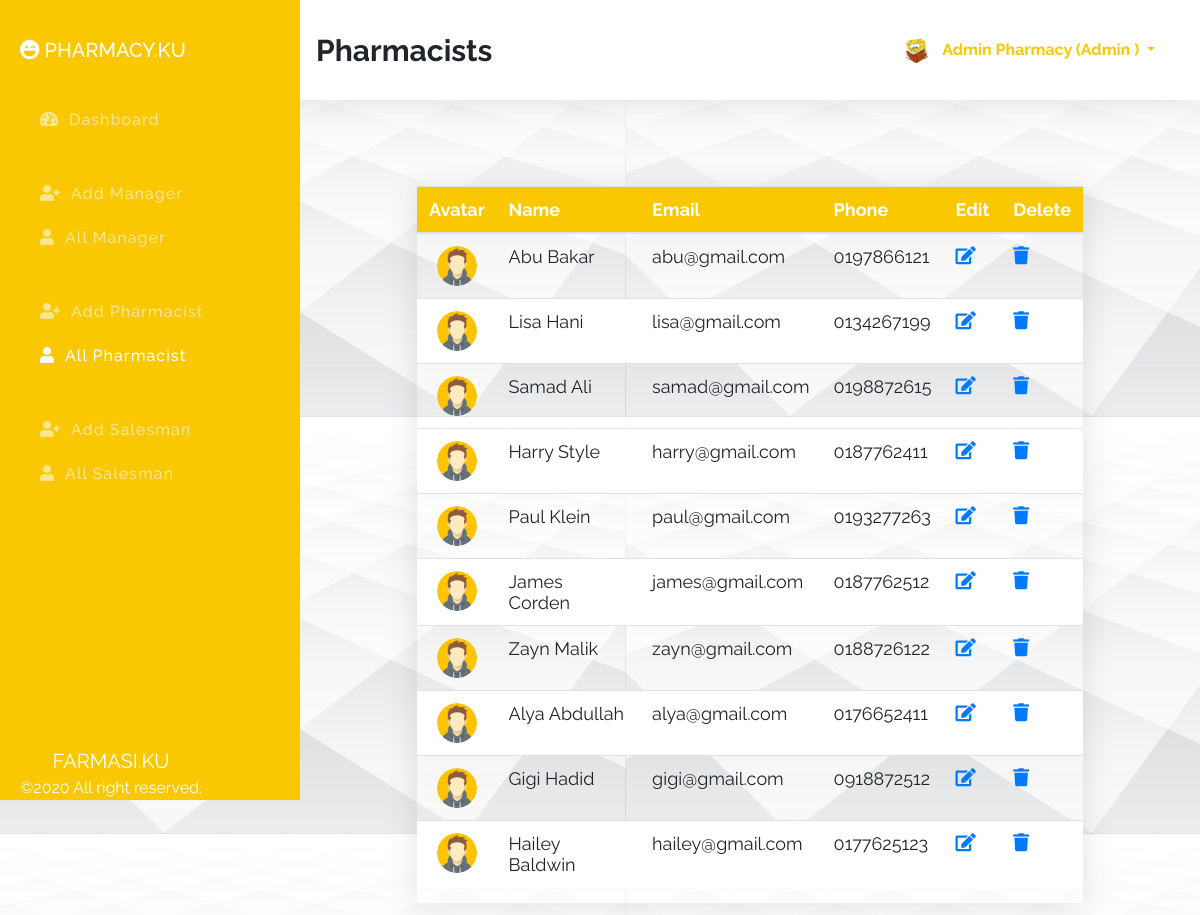
Page /index.php?id=allPharmacist (signed in) on the committed database.
### tables this page shows
CREATE TABLE `pharmacists` (
  `id` int(11) NOT NULL,
  `fname` varchar(100) NOT NULL,
  `lname` varchar(100) NOT NULL,
  `email` varchar(100) NOT NULL,
  `phone` varchar(100) NOT NULL,
  `password` varchar(100) NOT NULL,
  `role` varchar(100) NOT NULL DEFAULT 'pharmacist',
  `avatar` varchar(255) NOT NULL DEFAULT 'avatar.png'
);

### index.php (the view, shortened to what this page needs)
<?php
    $sessionId = $_SESSION['id'] ?? '';
    $sessionRole = $_SESSION['role'] ?? '';
    $connection = mysqli_connect( DB_HOST, DB_USER, DB_PASSWORD, DB_NAME );
    $id = $_REQUEST['id'] ?? 'dashboard';
    $action = $_REQUEST['action'] ?? '';
?>
<!DOCTYPE html>
<html lang="en">
<head>
    <link rel="stylesheet" href="assets/css/bootstrap.min.css">
    <link rel="stylesheet" href="assets/css/all.min.css">
    <link rel="stylesheet" href="assets/css/style.css">
</head>
<body background="try.jpg">
    <section class="topber">
        <div class="topber__title">
            <span class="topber__title--text">
                <?php
                    if ( 'dashboard' == $id ) {
                        echo "DashBoard";
                    } elseif ( 'addManager' == $id ) {
                        echo "Add Manager";
                    } elseif ( 'allManager' == $id ) {
                        echo "Managers";
                    } elseif ( 'addPharmacist' == $id ) {
                        echo "Add Pharmacist";
                    } elseif ( 'allPharmacist' == $id ) {
                        echo "Pharmacists";
                    } elseif ( 'addSalesman' == $id ) {
                        echo "Add Salesman";
                    } elseif ( 'allSalesman' == $id ) {
                        echo "Salesmans";
                    } elseif ( 'userProfile' == $id ) {
                        echo "Your Profile";
                    } elseif ( 'editManager' == $action ) {
                        echo "Edit Manager";
                    } elseif ( 'editPharmacist' == $action ) {
                        echo "Edit Pharmacist";
                    } elseif ( 'editSalesman' == $action ) {
                        echo "Edit Salesman";
                    }
                ?>
            </span>
        </div>
        <div class="topber__profile">
            <?php
                $query = "SELECT fname,lname,role,avatar FROM {$sessionRole}s WHERE id='$sessionId'";
                $result = mysqli_query( $connection, $query );
                if ( $data = mysqli_fetch_assoc( $result ) ) {
                    $fname = $data['fname'];
                    $lname = $data['lname'];
                    $role = $data['role'];
                    $avatar = $data['avatar'];
                ?>
                <img src="assets/img/<?php echo "$avatar"; ?>" height="25" width="25" class="rounded-circle" alt="profile">
                <div class="dropdown">
                    <button class="btn dropdown-toggle" type="button" id="dropdownMenuButton" data-toggle="dropdown" aria-haspopup="true" aria-expanded="false">
                    <?php
                        echo "$fname $lname (" . ucwords( $role ) . " )";
                        }
                    ?>
                    </button>
                </div>
        </div>
    </section>
    <section id="sideber" class="sideber">
        <ul class="sideber__ber">
            <h3 class="sideber__panel"><i id="left" class="fas fa-laugh-wink"></i> PHARMACY.KU</h3>
            <li id="left" class="sideber__item<?php if ( 'dashboard' == $id ) {
                                                  echo " active";
                                              }?>">
                <a href="index.php?id=dashboard"><i id="left" class="fas fa-tachometer-alt"></i>Dashboard</a>
            </li>
            <?php if ( 'admin' == $sessionRole ) {?>
                <li id="left" class="sideber__item sideber__item--modify<?php if ( 'addManager' == $id ) {
                                                                            echo " active";
                                                                        }?>">
                    <a href="index.php?id=addManager"><i id="left" class="fas fa-user-plus"></i></i>Add Manager</a>
                </li><?php }?>
            <li id="left" class="sideber__item<?php if ( 'allManager' == $id ) {
    echo " active";
}?>">
                <a href="index.php?id=allManager"><i id="left" class="fas fa-user"></i>All Manager</a>
            </li>
            <?php if ( 'admin' == $sessionRole || 'manager' == $sessionRole ) {?>
                <li id="left" class="sideber__item sideber__item--modify<?php if ( 'addPharmacist' == $id ) {
                                                                            echo " active";
                                                                        }?>">
                    <a href="index.php?id=addPharmacist"><i id="left" class="fas fa-user-plus"></i></i>Add
                        Pharmacist</a>
                </li><?php }?>
            <li id="left" class="sideber__item<?php if ( 'allPharmacist' == $id ) {
    echo " active";
}?>">
                <a href="index.php?id=allPharmacist"><i id="left" class="fas fa-user"></i>All Pharmacist</a>
            </li>
            <?php if ( 'admin' == $sessionRole || 'manager' == $sessionRole || 'pharmacist' == $sessionRole ) {?>
                <li id="left" class="sideber__item sideber__item--modify<?php if ( 'addSalesman' == $id ) {
                                                                            echo " active";
                                                                        }?>">
                    <a href="index.php?id=addSalesman"><i id="left" class="fas fa-user-plus"></i>Add Salesman</a>
                </li><?php }?>
            <li id="left" class="sideber__item<?php if ( 'allSalesman' == $id ) {
    echo " active";
}?>">
                <a href="index.php?id=allSalesman"><i id="left" class="fas fa-user"></i>All Salesman</a>
            </li>
        </ul>
        <footer class="text-center"><span>FARMASI.KU</span><br>©2020  All right reserved.</footer>
    </section>
    <section class="main">
        <div class="container">
            <div class="pharmacist">
                <?php if ( 'allPharmacist' == $id ) {?>
                    <div class="allPharmacist">
                        <div class="main__table">
                            <table class="table">
                                <thead>
                                    <tr>
                                        <th scope="col">Avatar</th>
                                        <th scope="col">Name</th>
                                        <th scope="col">Email</th>
                                        <th scope="col">Phone</th>
                                        <?php if ( 'admin' == $sessionRole || 'manager' == $sessionRole ) {?>
                                            <th scope="col">Edit</th>
                                            <th scope="col">Delete</th>
                                        <?php }?>
                                    </tr>
                                </thead>
                                <tbody>
                                    <?php
                                        $getPharmacist = "SELECT * FROM pharmacists";
                                            $result = mysqli_query( $connection, $getPharmacist );
                                        while ( $pharmacist = mysqli_fetch_assoc( $result ) ) {?>
                                        <tr>
                                            <td>
                                                <center><img class="rounded-circle" width="40" height="40" src="assets/img/<?php echo $pharmacist['avatar']; ?>" alt=""></center>
                                            </td>
                                            <td><?php printf( "%s %s", $pharmacist['fname'], $pharmacist['lname'] );?></td>
                                            <td><?php printf( "%s", $pharmacist['email'] );?></td>
                                            <td><?php printf( "%s", $pharmacist['phone'] );?></td>
                                            <?php if ( 'admin' == $sessionRole || 'manager' == $sessionRole ) {?>
                                                <td><?php printf( "<a href='index.php?action=editPharmacist&id=%s'><i class='fas fa-edit'></i></a>", $pharmacist['id'] )?></td>
                                                <td><?php printf( "<a class='delete' href='index.php?action=deletePharmacist&id=%s'><i class='fas fa-trash'></i></a>", $pharmacist['id'] )?></td>
                                            <?php }?>
                                        </tr>
                                    <?php }?>
                                </tbody>
                            </table>
                        </div>
                    </div>
                <?php }?>
            </div>
        </div>
    </section>
</body>
</html>

### assets/css/style.css (style rules this page uses)
*, *::before, *::after { margin: 0; padding: 0; -webkit-box-sizing: border-box; box-sizing: border-box; }
body { font-family: "Raleway", sans-serif; }
a { text-decoration: none !important; }
.topber { position: fixed; width: 100%; top: 0; left: 0; padding-left: 300px; right: 0; z-index: 999; -webkit-box-shadow: 0 0.15rem 1.75rem 0 rgba(58, 59, 69, 0.15); box-shadow: 0 0.15rem 1.75rem 0 rgba(58, 59, 69, 0.15); background-color: #fff; }
.topber__title { height: 12.5vh; float: left; display: -webkit-box; display: -ms-flexbox; display: flex; -webkit-box-orient: horizontal; -webkit-box-direction: normal; -ms-flex-direction: row; flex-direction: row; -webkit-box-align: center; -ms-flex-align: center; align-items: center; padding-left: 1rem; }
.topber__title--text { font-size: 30px; font-weight: bold; }
.topber__profile { height: 12.5vh; float: right; padding-right: 10px; display: -webkit-box; display: -ms-flexbox; display: flex; -webkit-box-orient: horizontal; -webkit-box-direction: normal; -ms-flex-direction: row; flex-direction: row; -webkit-box-align: center; -ms-flex-align: center; align-items: center; padding: 2rem; }
.topber__profile button { color: #F9C802; line-height: 10px; font-weight: bold; }
.sideber { position: fixed; top: 0; overflow-y: auto; left: 0; bottom: 0; width: 300px; height: 100vh; padding: 40px 20px 20px 20px; background-color: #f9c802; background-image: -webkit-gradient(linear, left top, left bottom, color-stop(10%, #F9C802), to(#F9C802)); background-image: linear-gradient(180deg, #F9C802 10%, #F9C802 100%); background-size: cover; -webkit-transition: left 0.5s ease; transition: left 0.5s ease; z-index: 999; }
.sideber__ber { list-style: none; }
.sideber__panel { font-size: 20px; color: #fff; line-height: 1.2rem; padding-bottom: 30px; }
.sideber__panel i { color: #fff; }
.sideber__item { padding: 10px; }
.sideber__item a { color: rgba(255, 255, 255, 0.55); font-size: 16px; letter-spacing: 1px; font-weight: 500; }
.sideber__item a i { color: rgba(255, 255, 255, 0.55); padding: 0 10px; }
.sideber__item:hover a, .sideber__item.active a, .sideber__item.active i, .sideber__item:hover i { color: #fff; -webkit-transition: 0.3s ease; transition: 0.3s ease; }
.sideber__item--modify { padding: 40px 10px 10px 10px; }
.sideber footer { position: absolute; bottom: 0; font-size: 16px; color: #fff; }
.sideber footer span { font-size: 20px; }
.main { margin-left: 300px; margin-top: 10vh; padding: 2rem; }
.main__table { margin: 50px 70px; -webkit-box-shadow: 0 0.15rem 1.75rem 0 rgba(58, 59, 69, 0.15); box-shadow: 0 0.15rem 1.75rem 0 rgba(58, 59, 69, 0.15); overflow-x: auto; }
.main__table .table { font-size: 18px; font-weight: 400; }
.main__table .table th { color: #ffffff; background: #F9C802; }
.main__table .table tr:nth-child(even) { background: #fff; }

### rows in the picture
pharmacists: avatar (placeholder picture), fname "Abu", lname "Bakar", email "abu@gmail.com", phone "0197866121"
pharmacists: avatar (placeholder picture), fname "Lisa", lname "Hani", email "lisa@gmail.com", phone "0134267199"
pharmacists: avatar (placeholder picture), fname "Samad", lname "Ali", email "samad@gmail.com", phone "0198872615"
pharmacists: avatar (placeholder picture), fname "Harry", lname "Style", email "harry@gmail.com", phone "0187762411"
pharmacists: avatar (placeholder picture), fname "Paul", lname "Klein", email "paul@gmail.com", phone "0193277263"
pharmacists: avatar (placeholder picture), fname "James", lname "Corden", email "james@gmail.com", phone "0187762512"
pharmacists: avatar (placeholder picture), fname "Zayn", lname "Malik", email "zayn@gmail.com", phone "0188726122"
pharmacists: avatar (placeholder picture), fname "Alya", lname "Abdullah", email "alya@gmail.com", phone "0176652411"
pharmacists: avatar (placeholder picture), fname "Gigi", lname "Hadid", email "gigi@gmail.com", phone "0918872512"
pharmacists: avatar (placeholder picture), fname "Hailey", lname "Baldwin", email "hailey@gmail.com", phone "0177625123"

### other values in the picture
$fname "Admin"
$lname "Pharmacy"
$role "Admin"
